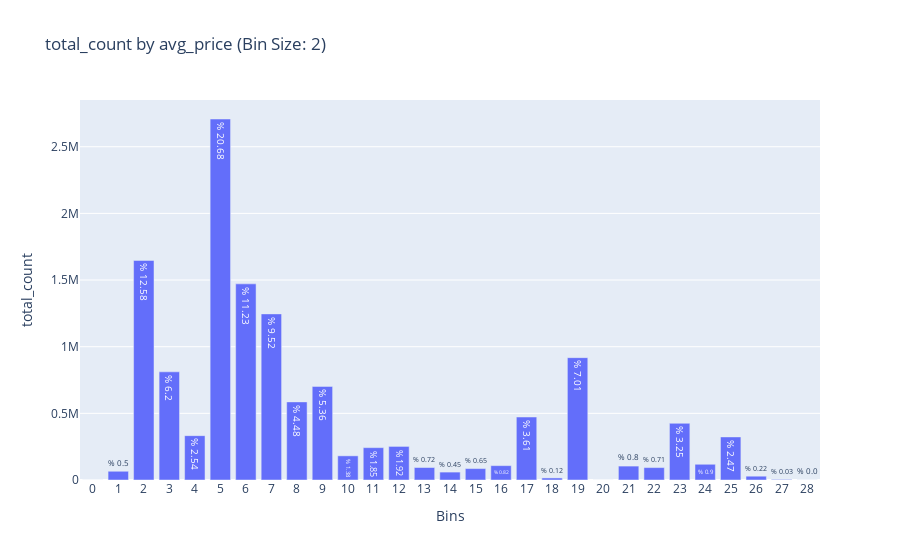

This figure's notebook cell:
### Code cell
helper.plot_histogram(df = enhance(df).query("avg_price < 60"), 
                      bin_by="avg_price", 
                      bin_size=2, 
                      bars_by="total_count");

### Figure 1 — Plotly figure (JSON) as saved in the notebook; plotly's stock layout.template omitted (floating-point values rounded to 4 significant figures)
{"data": [{"alignmentgroup": "True", "hovertemplate": "Bins=%{x}<br>total_count=%{y}<br>perc_total=%{text}<extra></extra>", "legendgroup": "", "marker": {"color": "#636efa", "pattern": {"shape": ""}}, "name": "", "offsetgroup": "", "orientation": "v", "showlegend": false, "text": ["% 0.0", "% 0.5", "% 12.58", "% 6.2", "% 2.54", "% 20.68", "% 11.23", "% 9.52", "% 4.48", "% 5.36", "% 1.38", "% 1.85", "% 1.92", "% 0.72", "% 0.45", "% 0.65", "% 0.82", "% 3.61", "% 0.12", "% 7.01", "% 0.0", "% 0.8", "% 0.71", "% 3.25", "% 0.9", "% 2.47", "% 0.22", "% 0.03", "% 0.0"], "textposition": "auto", "type": "bar", "x": ["0", "1", "2", "3", "4", "5", "6", "7", "8", "9", "10", "11", "12", "13", "14", "15", "16", "17", "18", "19", "20", "21", "22", "23", "24", "25", "26", "27", "28"], "xaxis": "x", "y": [0, 65557, 1647145, 811512, 332702, 2708044, 1471235, 1246176, 586051, 702138, 181204, 242658, 251979, 93796, 59322, 85660, 107685, 472567, 15462, 917631, 0, 104311, 93169, 425266, 117998, 323128, 28583, 4307, 348], "yaxis": "y"}], "layout": {"barmode": "relative", "legend": {"tracegroupgap": 0}, "title": {"text": "total_count by avg_price (Bin Size: 2)"}, "xaxis": {"anchor": "y", "domain": [0, 1], "title": {"text": "Bins"}}, "yaxis": {"anchor": "x", "domain": [0, 1], "title": {"text": "total_count"}}}}
